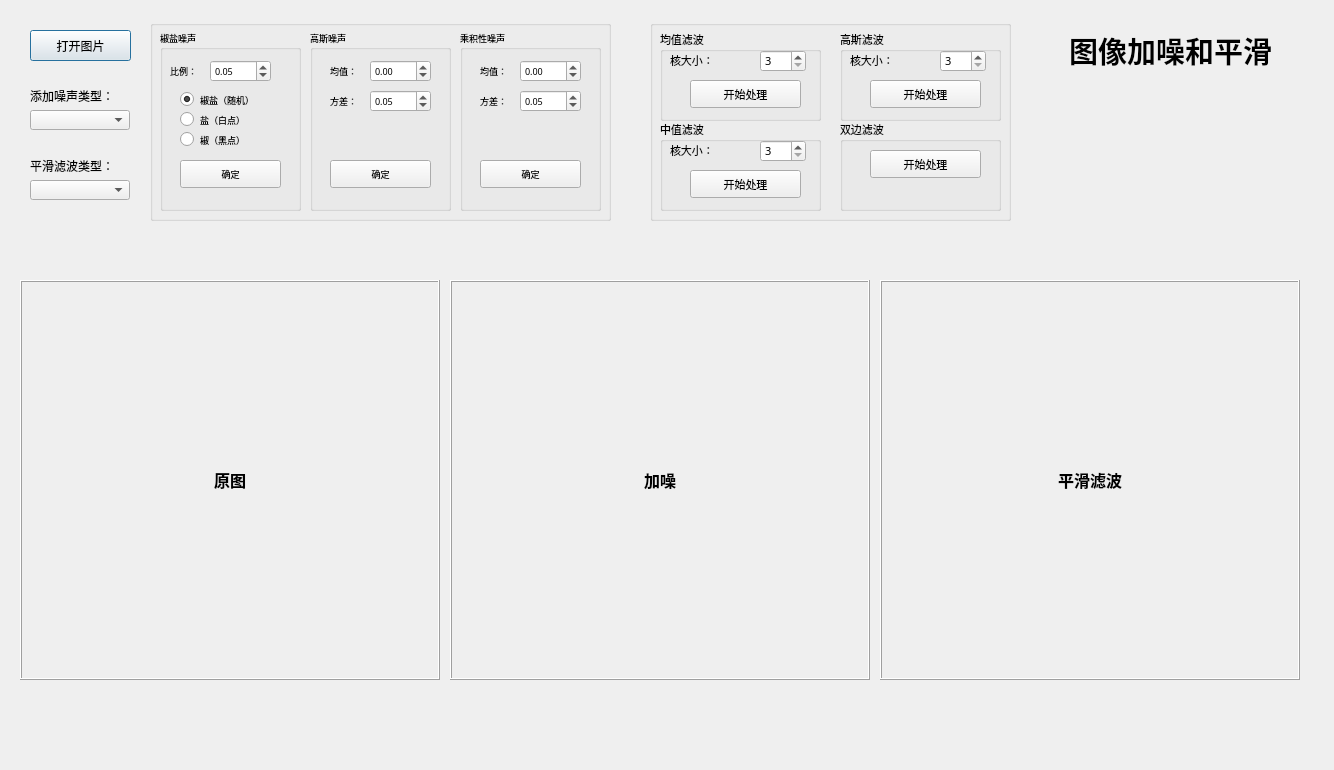
<?xml version="1.0" encoding="UTF-8"?>
<ui version="4.0">
 <class>Form</class>
 <widget class="QWidget" name="Form">
  <property name="geometry">
   <rect>
    <x>0</x>
    <y>0</y>
    <width>1334</width>
    <height>770</height>
   </rect>
  </property>
  <property name="windowTitle">
   <string>图像的加噪和平滑</string>
  </property>
  <widget class="QGroupBox" name="groupBox">
   <property name="geometry">
    <rect>
     <x>650</x>
     <y>20</y>
     <width>361</width>
     <height>201</height>
    </rect>
   </property>
   <property name="title">
    <string/>
   </property>
   <widget class="QGroupBox" name="groupBox_median_blur_filter">
    <property name="geometry">
     <rect>
      <x>10</x>
      <y>100</y>
      <width>161</width>
      <height>91</height>
     </rect>
    </property>
    <property name="font">
     <font>
      <family>Agency FB</family>
      <pointsize>8</pointsize>
     </font>
    </property>
    <property name="title">
     <string>中值滤波</string>
    </property>
    <widget class="QLabel" name="label_title_3">
     <property name="geometry">
      <rect>
       <x>10</x>
       <y>20</y>
       <width>51</width>
       <height>21</height>
      </rect>
     </property>
     <property name="text">
      <string>核大小：</string>
     </property>
    </widget>
    <widget class="QSpinBox" name="spinBox_median_ksize">
     <property name="geometry">
      <rect>
       <x>100</x>
       <y>20</y>
       <width>46</width>
       <height>22</height>
      </rect>
     </property>
     <property name="minimum">
      <number>3</number>
     </property>
     <property name="singleStep">
      <number>2</number>
     </property>
     <property name="value">
      <number>3</number>
     </property>
    </widget>
    <widget class="QPushButton" name="pushButton_median_blur_filter">
     <property name="geometry">
      <rect>
       <x>30</x>
       <y>50</y>
       <width>111</width>
       <height>28</height>
      </rect>
     </property>
     <property name="text">
      <string>开始处理</string>
     </property>
    </widget>
   </widget>
   <widget class="QGroupBox" name="groupBox_gauss_blur_filter">
    <property name="geometry">
     <rect>
      <x>190</x>
      <y>10</y>
      <width>161</width>
      <height>91</height>
     </rect>
    </property>
    <property name="font">
     <font>
      <family>Agency FB</family>
      <pointsize>8</pointsize>
     </font>
    </property>
    <property name="title">
     <string>高斯滤波</string>
    </property>
    <widget class="QLabel" name="label_title_7">
     <property name="geometry">
      <rect>
       <x>10</x>
       <y>20</y>
       <width>51</width>
       <height>21</height>
      </rect>
     </property>
     <property name="text">
      <string>核大小：</string>
     </property>
    </widget>
    <widget class="QSpinBox" name="spinBox_gauss_blur_ksize">
     <property name="geometry">
      <rect>
       <x>100</x>
       <y>20</y>
       <width>46</width>
       <height>22</height>
      </rect>
     </property>
     <property name="minimum">
      <number>3</number>
     </property>
     <property name="singleStep">
      <number>2</number>
     </property>
     <property name="value">
      <number>3</number>
     </property>
    </widget>
    <widget class="QPushButton" name="pushButton_gauss_blur_filter">
     <property name="geometry">
      <rect>
       <x>30</x>
       <y>50</y>
       <width>111</width>
       <height>28</height>
      </rect>
     </property>
     <property name="text">
      <string>开始处理</string>
     </property>
    </widget>
   </widget>
   <widget class="QGroupBox" name="groupBox_mean_blur_filter">
    <property name="geometry">
     <rect>
      <x>10</x>
      <y>10</y>
      <width>161</width>
      <height>91</height>
     </rect>
    </property>
    <property name="font">
     <font>
      <family>Agency FB</family>
      <pointsize>8</pointsize>
     </font>
    </property>
    <property name="title">
     <string>均值滤波</string>
    </property>
    <widget class="QLabel" name="label_title_9">
     <property name="geometry">
      <rect>
       <x>10</x>
       <y>20</y>
       <width>51</width>
       <height>21</height>
      </rect>
     </property>
     <property name="text">
      <string>核大小：</string>
     </property>
    </widget>
    <widget class="QSpinBox" name="spinBox_mean_ksize">
     <property name="geometry">
      <rect>
       <x>100</x>
       <y>20</y>
       <width>46</width>
       <height>22</height>
      </rect>
     </property>
     <property name="minimum">
      <number>3</number>
     </property>
     <property name="singleStep">
      <number>2</number>
     </property>
     <property name="value">
      <number>3</number>
     </property>
    </widget>
    <widget class="QPushButton" name="pushButton_mean_blur_filter">
     <property name="geometry">
      <rect>
       <x>30</x>
       <y>50</y>
       <width>111</width>
       <height>28</height>
      </rect>
     </property>
     <property name="text">
      <string>开始处理</string>
     </property>
    </widget>
   </widget>
   <widget class="QGroupBox" name="groupBox_double_blur_filter">
    <property name="geometry">
     <rect>
      <x>190</x>
      <y>100</y>
      <width>161</width>
      <height>91</height>
     </rect>
    </property>
    <property name="font">
     <font>
      <family>Agency FB</family>
      <pointsize>8</pointsize>
     </font>
    </property>
    <property name="title">
     <string>双边滤波</string>
    </property>
    <widget class="QPushButton" name="pushButton_double_blur_filter">
     <property name="geometry">
      <rect>
       <x>30</x>
       <y>30</y>
       <width>111</width>
       <height>28</height>
      </rect>
     </property>
     <property name="text">
      <string>开始处理</string>
     </property>
    </widget>
   </widget>
  </widget>
  <widget class="QPushButton" name="pushButton_open_file">
   <property name="geometry">
    <rect>
     <x>30</x>
     <y>30</y>
     <width>101</width>
     <height>31</height>
    </rect>
   </property>
   <property name="text">
    <string>打开图片</string>
   </property>
   <property name="checkable">
    <bool>false</bool>
   </property>
   <property name="default">
    <bool>true</bool>
   </property>
  </widget>
  <widget class="QGroupBox" name="groupBox_2">
   <property name="geometry">
    <rect>
     <x>150</x>
     <y>20</y>
     <width>461</width>
     <height>201</height>
    </rect>
   </property>
   <property name="font">
    <font>
     <family>Agency FB</family>
     <pointsize>9</pointsize>
     <weight>50</weight>
     <bold>false</bold>
    </font>
   </property>
   <property name="title">
    <string/>
   </property>
   <property name="flat">
    <bool>false</bool>
   </property>
   <property name="checkable">
    <bool>false</bool>
   </property>
   <widget class="QGroupBox" name="groupBox_salt_noise">
    <property name="geometry">
     <rect>
      <x>10</x>
      <y>10</y>
      <width>141</width>
      <height>181</height>
     </rect>
    </property>
    <property name="font">
     <font>
      <family>Agency FB</family>
      <pointsize>7</pointsize>
     </font>
    </property>
    <property name="title">
     <string>椒盐噪声</string>
    </property>
    <widget class="QLabel" name="label">
     <property name="geometry">
      <rect>
       <x>10</x>
       <y>30</y>
       <width>41</width>
       <height>21</height>
      </rect>
     </property>
     <property name="text">
      <string>比例：</string>
     </property>
    </widget>
    <widget class="QDoubleSpinBox" name="doubleSpinBox_salt_proportion">
     <property name="geometry">
      <rect>
       <x>50</x>
       <y>30</y>
       <width>61</width>
       <height>22</height>
      </rect>
     </property>
     <property name="maximum">
      <double>0.900000000000000</double>
     </property>
     <property name="singleStep">
      <double>0.010000000000000</double>
     </property>
     <property name="value">
      <double>0.050000000000000</double>
     </property>
    </widget>
    <widget class="QPushButton" name="pushButton_salt_pepper_noise">
     <property name="geometry">
      <rect>
       <x>20</x>
       <y>130</y>
       <width>101</width>
       <height>28</height>
      </rect>
     </property>
     <property name="text">
      <string>确定</string>
     </property>
    </widget>
    <widget class="QRadioButton" name="radioButton_1">
     <property name="geometry">
      <rect>
       <x>20</x>
       <y>60</y>
       <width>101</width>
       <height>19</height>
      </rect>
     </property>
     <property name="text">
      <string>椒盐（随机）</string>
     </property>
     <property name="checked">
      <bool>true</bool>
     </property>
    </widget>
    <widget class="QRadioButton" name="radioButton_2">
     <property name="geometry">
      <rect>
       <x>20</x>
       <y>80</y>
       <width>101</width>
       <height>19</height>
      </rect>
     </property>
     <property name="text">
      <string>盐（白点）</string>
     </property>
    </widget>
    <widget class="QRadioButton" name="radioButton_3">
     <property name="geometry">
      <rect>
       <x>20</x>
       <y>100</y>
       <width>101</width>
       <height>19</height>
      </rect>
     </property>
     <property name="text">
      <string>椒（黑点）</string>
     </property>
    </widget>
   </widget>
   <widget class="QGroupBox" name="groupBox_speckle_noise">
    <property name="geometry">
     <rect>
      <x>310</x>
      <y>10</y>
      <width>141</width>
      <height>181</height>
     </rect>
    </property>
    <property name="font">
     <font>
      <family>Agency FB</family>
      <pointsize>7</pointsize>
     </font>
    </property>
    <property name="title">
     <string>乘积性噪声</string>
    </property>
    <widget class="QPushButton" name="pushButton_speckle_noise">
     <property name="geometry">
      <rect>
       <x>20</x>
       <y>130</y>
       <width>101</width>
       <height>28</height>
      </rect>
     </property>
     <property name="text">
      <string>确定</string>
     </property>
    </widget>
    <widget class="QLabel" name="label_title_11">
     <property name="geometry">
      <rect>
       <x>20</x>
       <y>30</y>
       <width>41</width>
       <height>21</height>
      </rect>
     </property>
     <property name="text">
      <string>均值：</string>
     </property>
    </widget>
    <widget class="QLabel" name="label_title_12">
     <property name="geometry">
      <rect>
       <x>20</x>
       <y>60</y>
       <width>41</width>
       <height>21</height>
      </rect>
     </property>
     <property name="text">
      <string>方差：</string>
     </property>
    </widget>
    <widget class="QDoubleSpinBox" name="doubleSpinBox_speckle_var">
     <property name="geometry">
      <rect>
       <x>60</x>
       <y>60</y>
       <width>61</width>
       <height>22</height>
      </rect>
     </property>
     <property name="maximum">
      <double>1.000000000000000</double>
     </property>
     <property name="singleStep">
      <double>0.010000000000000</double>
     </property>
     <property name="value">
      <double>0.050000000000000</double>
     </property>
    </widget>
    <widget class="QDoubleSpinBox" name="doubleSpinBox_speckle_mean">
     <property name="geometry">
      <rect>
       <x>60</x>
       <y>30</y>
       <width>61</width>
       <height>22</height>
      </rect>
     </property>
     <property name="minimum">
      <double>-1.000000000000000</double>
     </property>
     <property name="maximum">
      <double>1.000000000000000</double>
     </property>
     <property name="singleStep">
      <double>0.010000000000000</double>
     </property>
     <property name="value">
      <double>0.000000000000000</double>
     </property>
    </widget>
   </widget>
   <widget class="QGroupBox" name="groupBox_gauss_noise">
    <property name="geometry">
     <rect>
      <x>160</x>
      <y>10</y>
      <width>141</width>
      <height>181</height>
     </rect>
    </property>
    <property name="font">
     <font>
      <family>Agency FB</family>
      <pointsize>7</pointsize>
     </font>
    </property>
    <property name="title">
     <string>高斯噪声</string>
    </property>
    <widget class="QPushButton" name="pushButton_gasuss_noise">
     <property name="geometry">
      <rect>
       <x>20</x>
       <y>130</y>
       <width>101</width>
       <height>28</height>
      </rect>
     </property>
     <property name="text">
      <string>确定</string>
     </property>
    </widget>
    <widget class="QDoubleSpinBox" name="doubleSpinBox_gauss_mean">
     <property name="geometry">
      <rect>
       <x>60</x>
       <y>30</y>
       <width>61</width>
       <height>22</height>
      </rect>
     </property>
     <property name="minimum">
      <double>-1.000000000000000</double>
     </property>
     <property name="maximum">
      <double>1.000000000000000</double>
     </property>
     <property name="singleStep">
      <double>0.010000000000000</double>
     </property>
     <property name="value">
      <double>0.000000000000000</double>
     </property>
    </widget>
    <widget class="QLabel" name="label_title_8">
     <property name="geometry">
      <rect>
       <x>20</x>
       <y>30</y>
       <width>41</width>
       <height>21</height>
      </rect>
     </property>
     <property name="text">
      <string>均值：</string>
     </property>
    </widget>
    <widget class="QDoubleSpinBox" name="doubleSpinBox_gauss_var">
     <property name="geometry">
      <rect>
       <x>60</x>
       <y>60</y>
       <width>61</width>
       <height>22</height>
      </rect>
     </property>
     <property name="maximum">
      <double>1.000000000000000</double>
     </property>
     <property name="singleStep">
      <double>0.010000000000000</double>
     </property>
     <property name="value">
      <double>0.050000000000000</double>
     </property>
    </widget>
    <widget class="QLabel" name="label_title_10">
     <property name="geometry">
      <rect>
       <x>20</x>
       <y>60</y>
       <width>41</width>
       <height>21</height>
      </rect>
     </property>
     <property name="text">
      <string>方差：</string>
     </property>
    </widget>
   </widget>
  </widget>
  <widget class="QComboBox" name="comboBox_noise_type">
   <property name="geometry">
    <rect>
     <x>30</x>
     <y>110</y>
     <width>100</width>
     <height>20</height>
    </rect>
   </property>
   <property name="currentIndex">
    <number>-1</number>
   </property>
   <property name="maxVisibleItems">
    <number>10</number>
   </property>
   <property name="insertPolicy">
    <enum>QComboBox::InsertAtBottom</enum>
   </property>
   <property name="sizeAdjustPolicy">
    <enum>QComboBox::AdjustToContentsOnFirstShow</enum>
   </property>
   <property name="frame">
    <bool>true</bool>
   </property>
   <property name="modelColumn">
    <number>0</number>
   </property>
  </widget>
  <widget class="QLabel" name="label_2">
   <property name="geometry">
    <rect>
     <x>30</x>
     <y>80</y>
     <width>100</width>
     <height>31</height>
    </rect>
   </property>
   <property name="text">
    <string>添加噪声类型：</string>
   </property>
  </widget>
  <widget class="QLabel" name="label_3">
   <property name="geometry">
    <rect>
     <x>30</x>
     <y>150</y>
     <width>100</width>
     <height>31</height>
    </rect>
   </property>
   <property name="text">
    <string>平滑滤波类型：</string>
   </property>
  </widget>
  <widget class="QComboBox" name="comboBox_filter_type">
   <property name="geometry">
    <rect>
     <x>30</x>
     <y>180</y>
     <width>100</width>
     <height>20</height>
    </rect>
   </property>
   <property name="currentIndex">
    <number>-1</number>
   </property>
   <property name="maxVisibleItems">
    <number>10</number>
   </property>
   <property name="frame">
    <bool>true</bool>
   </property>
   <property name="modelColumn">
    <number>0</number>
   </property>
  </widget>
  <widget class="QLabel" name="label_title">
   <property name="geometry">
    <rect>
     <x>1030</x>
     <y>30</y>
     <width>281</width>
     <height>41</height>
    </rect>
   </property>
   <property name="font">
    <font>
     <family>Agency FB</family>
     <pointsize>22</pointsize>
     <weight>75</weight>
     <bold>true</bold>
    </font>
   </property>
   <property name="text">
    <string>图像加噪和平滑</string>
   </property>
   <property name="alignment">
    <set>Qt::AlignCenter</set>
   </property>
  </widget>
  <widget class="QLabel" name="label_image_3">
   <property name="geometry">
    <rect>
     <x>880</x>
     <y>280</y>
     <width>420</width>
     <height>400</height>
    </rect>
   </property>
   <property name="font">
    <font>
     <family>Agency FB</family>
     <pointsize>12</pointsize>
     <weight>75</weight>
     <bold>true</bold>
    </font>
   </property>
   <property name="frameShape">
    <enum>QFrame::Box</enum>
   </property>
   <property name="frameShadow">
    <enum>QFrame::Raised</enum>
   </property>
   <property name="text">
    <string>平滑滤波</string>
   </property>
   <property name="alignment">
    <set>Qt::AlignCenter</set>
   </property>
  </widget>
  <widget class="QLabel" name="label_image_2">
   <property name="geometry">
    <rect>
     <x>450</x>
     <y>280</y>
     <width>420</width>
     <height>400</height>
    </rect>
   </property>
   <property name="font">
    <font>
     <family>Agency FB</family>
     <pointsize>12</pointsize>
     <weight>75</weight>
     <bold>true</bold>
    </font>
   </property>
   <property name="frameShape">
    <enum>QFrame::Box</enum>
   </property>
   <property name="frameShadow">
    <enum>QFrame::Raised</enum>
   </property>
   <property name="text">
    <string>加噪</string>
   </property>
   <property name="alignment">
    <set>Qt::AlignCenter</set>
   </property>
  </widget>
  <widget class="QLabel" name="label_image_1">
   <property name="geometry">
    <rect>
     <x>20</x>
     <y>280</y>
     <width>420</width>
     <height>400</height>
    </rect>
   </property>
   <property name="font">
    <font>
     <family>Agency FB</family>
     <pointsize>12</pointsize>
     <weight>75</weight>
     <bold>true</bold>
    </font>
   </property>
   <property name="frameShape">
    <enum>QFrame::Box</enum>
   </property>
   <property name="frameShadow">
    <enum>QFrame::Raised</enum>
   </property>
   <property name="text">
    <string>原图</string>
   </property>
   <property name="alignment">
    <set>Qt::AlignCenter</set>
   </property>
  </widget>
 </widget>
 <resources/>
 <connections/>
</ui>
